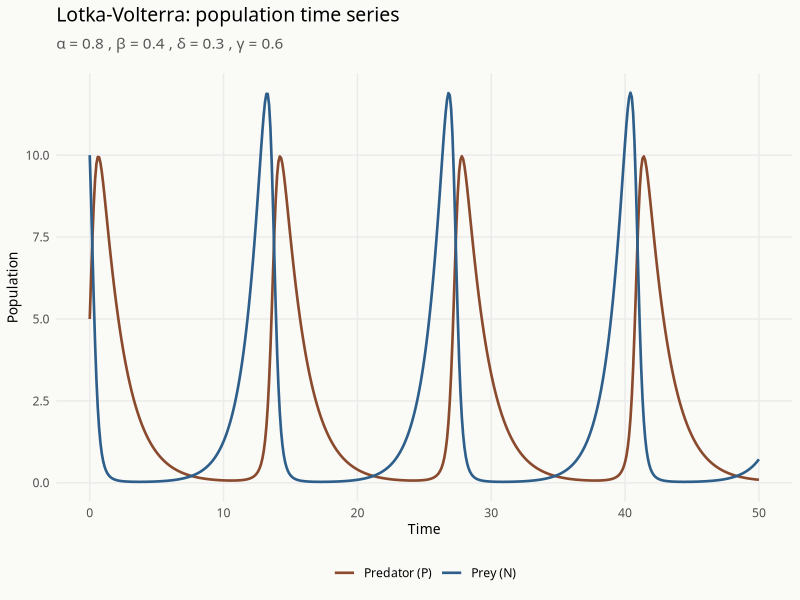
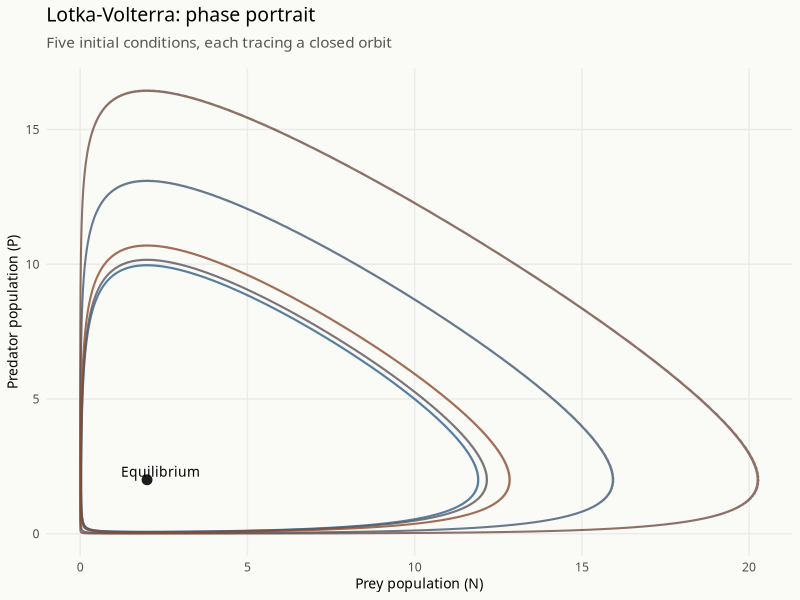
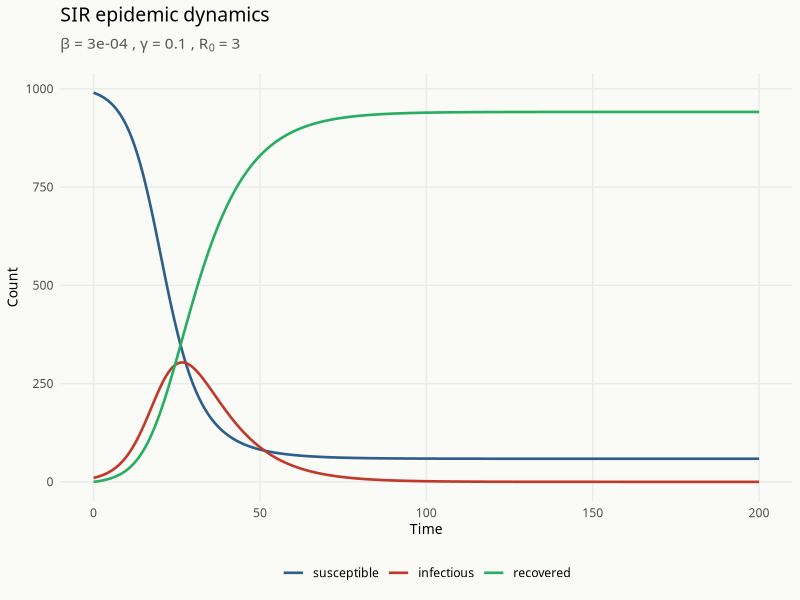
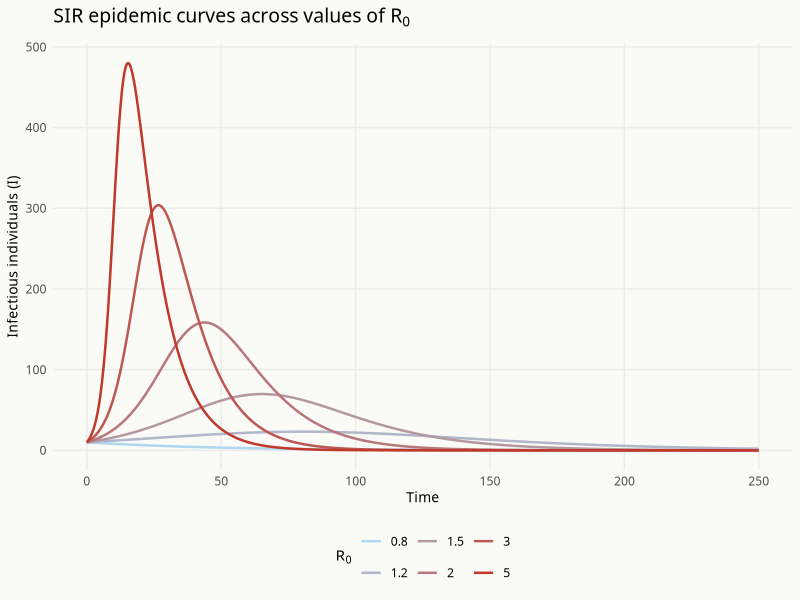

The R script that drew these images, in order:
# =============================================================================
# Agent-Based Modeling for Statisticians — JSM 2025
# Chapter 1: The Differential Equations of Living Systems
# =============================================================================
#
# This script contains all R code from Chapter 1 of the course book.
# It is self-contained: all required packages are loaded in the setup section.
#
# Sections:
#   1. Setup
#   2. Lotka-Volterra: time series and phase portrait
#   3. SIR: base epidemic and R0 sweep
#
# Packages required:
#   tidyverse, deSolve, patchwork
#
# GitHub: [course repository]
# =============================================================================

## ----ch1-setup----------------------------------------------------------------
# Chapter 1 Setup
# All packages and global settings for this chapter.
# This chunk is self-contained — it does not depend on any prior chapter.

library(tidyverse)
library(deSolve)
library(patchwork)

theme_set(
  theme_minimal(base_family = "Source Serif 4") +
    theme(
      plot.title       = element_text(family = "Raleway", face = "plain",
                                      size = 14, margin = margin(b = 8)),
      plot.subtitle    = element_text(family = "Source Serif 4", size = 11,
                                      color = "#555555", margin = margin(b = 12)),
      axis.title       = element_text(family = "Source Serif 4", size = 10),
      legend.position  = "bottom",
      panel.grid.minor = element_blank(),
      plot.background  = element_rect(fill = "#FAFAF7", color = NA)
    )
)

palette_ch1 <- c(
  prey        = "#2D5F8A",
  predator    = "#8A4A2D",
  susceptible = "#2D5F8A",
  infectious  = "#C0392B",
  recovered   = "#27AE60"
)

#' 
#' The simplest living systems defeat the intuitions we bring to them. Not because their rules are complicated — the rules governing a population of rabbits and foxes are not complicated — but because feedback does something to time that our unaided intuition cannot follow. We expect growth to continue or stop; we do not expect it to reverse, gather again, and reverse once more in endless repetition. We expect an epidemic to burn through everyone it can reach. These expectations are wrong, and they are wrong in the same way: we have failed to account for what happens when a process feeds back on the conditions of its own continuation.
#' 
#' A population of rabbits with unlimited food grows exponentially. Everyone knows this. What is less obvious is that the fox population grows with it — and then the rabbits decline — and then the foxes, deprived of prey, decline in turn — and then the rabbits recover. The system cycles. Not approximately, not with damping toward some equilibrium — it cycles exactly, the same orbit traversed indefinitely, a clock that does not run down. This is genuinely strange. It is the kind of strangeness that deserves an instrument adequate to it.
#' 
#' The differential equation is that instrument. It does not merely describe change over time; it describes the rate of change as a function of the current state, which is precisely the structure feedback requires. The state determines the rate, the rate changes the state, the new state determines a new rate — the equation captures this self-referential logic and makes it tractable.
#' 
#' Familiar equations accumulate invisible assumptions. The predator-prey model and the epidemic model are a century old; the choices embedded in their functional forms have had that long to become invisible. What is hiding in those forms — and what it costs to have those things hidden — is what the rest of the day is about.
#' 
#' ## Predators, Prey, and the Geometry of Cycles {#sec-lv}
#' 
#' Begin with the prey. Absent predators, a prey population grows at a rate proportional to its size — each individual produces offspring at the same per-capita rate $\alpha$, and the population is not resource-constrained. This gives the exponential growth term $\alpha N$. Predators, absent prey, decline at a per-capita rate $\gamma$ — they die without food. These are the uncoupled dynamics: rabbits grow, foxes die.
#' 
#' Coupling enters through encounters. A predator that encounters a prey individual kills it with some probability; the encounter benefits the predator. The rate at which these encounters occur is proportional to the product $NP$. This deserves a moment's attention before the equation appears. The product $NP$ says that every predator is equally likely to encounter every prey individual: if there are twice as many prey, encounters double; if there are twice as many predators, encounters double. The encounter rate is the product of the two abundances, multiplied by a rate constant $\beta$ that converts encounters into kills.
#' 
#' $$\frac{dN}{dt} = \alpha N - \beta N P$$
#' 
#' $$\frac{dP}{dt} = \delta N P - \gamma P$$
#' 
#' The parameter $\alpha$ is the prey birth rate; $\beta$ is the predation rate coefficient — the probability per unit time per predator-prey pair that an encounter results in a kill; $\delta$ is the conversion efficiency, the rate at which prey consumed is converted into predator offspring; $\gamma$ is the predator death rate. Four parameters. Two equations. A complete description of a world with two species and one interaction.
#' 
#' The nullclines — the curves along which each population is momentarily stationary — divide the phase plane into four regions. The prey nullcline $dN/dt = 0$ requires either $N = 0$ or $P = \alpha/\beta$: the prey population is constant when the predator population is exactly $\alpha/\beta$, regardless of how many prey there are. The predator nullcline $dP/dt = 0$ requires either $P = 0$ or $N = \gamma/\delta$: predators are stationary when prey are at exactly $\gamma/\delta$. The nontrivial equilibrium is the crossing point: $N^* = \gamma/\delta$, $P^* = \alpha/\beta$.
#' 
#' The trajectories are closed orbits around this equilibrium. Not spiraling inward, not spiraling outward — closed. The system cycles forever without damping or growth. This is the pendulum that never loses energy, a machine that returns to any given state without ever simplifying toward rest. It is geometrically beautiful and physically strange. A physicist would say the system is conservative — it has a constant of motion, a quantity that is preserved along every trajectory. Volterra showed that $\delta N - \gamma \ln N + \beta P - \alpha \ln P$ is constant along solutions of the system. The orbits are the level curves of this conserved quantity.
#' 
#' Each initial condition $(N_0, P_0)$ selects a particular orbit, and the system follows that orbit indefinitely. The interior of each orbit is another orbit; the exterior is another. The equilibrium point is not a fixed point in the attracting sense — it is surrounded by a continuous family of periodic orbits, each one a different amplitude of the same cycle. The phase plane is therefore not a diagram of what the system tends toward; it is a diagram of what the system always does.
#' 
## ----ch1-lv-timeseries, fig.cap="Lotka-Volterra predator-prey dynamics. Prey (blue) and predator (brown) populations cycle indefinitely. Parameters: $\\alpha = 0.8$, $\\beta = 0.4$, $\\delta = 0.3$, $\\gamma = 0.6$."----
# Lotka-Volterra ODE system
# set.seed not required here — deSolve is deterministic
lv_params <- c(alpha = 0.8, beta = 0.4, delta = 0.3, gamma = 0.6)
lv_state  <- c(N = 10, P = 5)

lv_ode <- function(t, state, params) {
  with(as.list(c(state, params)), {
    dN <- alpha * N - beta * N * P
    dP <- delta * N * P - gamma * P
    list(c(dN, dP))
  })
}

times_lv <- seq(0, 50, by = 0.1)
lv_out   <- ode(y = lv_state, times = times_lv, func = lv_ode, parms = lv_params)

lv_df <- as_tibble(as.data.frame(lv_out)) %>%
  pivot_longer(c(N, P), names_to = "species", values_to = "population") %>%
  mutate(species = recode(species, N = "prey", P = "predator"))

ggplot(lv_df, aes(x = time, y = population, color = species)) +
  geom_line(linewidth = 0.9) +
  scale_color_manual(
    values = palette_ch1[c("prey", "predator")],
    labels = c("prey" = "Prey (N)", "predator" = "Predator (P)")
  ) +
  labs(
    title    = "Lotka-Volterra: population time series",
    subtitle = expression(alpha == 0.8 ~ "," ~ beta == 0.4 ~ "," ~ delta == 0.3 ~ "," ~ gamma == 0.6),
    x        = "Time",
    y        = "Population",
    color    = NULL
  )

#' 
## ----ch1-lv-phase, fig.cap="Phase portrait of Lotka-Volterra dynamics. Each curve is a closed orbit corresponding to a different initial condition. The system returns to each point on a given orbit with exact periodicity."----
# Phase portrait: multiple initial conditions
# The system is deterministic; no seed needed
initial_conditions <- list(
  c(N = 10, P = 5),
  c(N = 15, P = 4),
  c(N = 8,  P = 7),
  c(N = 20, P = 3),
  c(N = 6,  P = 9)
)

orbit_df <- map_dfr(
  seq_along(initial_conditions),
  function(i) {
    out <- ode(
      y     = initial_conditions[[i]],
      times = seq(0, 80, by = 0.05),
      func  = lv_ode,
      parms = lv_params
    )
    as_tibble(as.data.frame(out)) %>%
      mutate(orbit = factor(i))
  }
)

# Equilibrium point
N_star <- lv_params["gamma"] / lv_params["delta"]
P_star <- lv_params["alpha"] / lv_params["beta"]

ggplot(orbit_df, aes(x = N, y = P, color = orbit)) +
  geom_path(linewidth = 0.7, alpha = 0.8) +
  annotate("point", x = N_star, y = P_star, size = 3, color = "#1C1C1E") +
  annotate("text", x = N_star + 0.4, y = P_star + 0.3,
           label = "Equilibrium", family = "Source Serif 4", size = 3.5) +
  scale_color_manual(values = colorRampPalette(c("#2D5F8A", "#8A4A2D"))(5)) +
  guides(color = "none") +
  labs(
    title = "Lotka-Volterra: phase portrait",
    subtitle = "Five initial conditions, each tracing a closed orbit",
    x = "Prey population (N)",
    y = "Predator population (P)"
  )

#' 
#' ## The Mean-Field Assumption {#sec-meanfield}
#' 
#' Something has been hiding in the product term $\beta NP$, and it has been hiding there in plain sight.
#' 
#' The expression says that the rate of predator-prey encounters is proportional to the product of population sizes. For this to hold, every predator must be equally likely to encounter every prey individual at every moment. The population is perfectly mixed. Space does not exist. Individuals have no locations, no territories, no persistent relationships. There are no dense patches and no empty expanses. There is no structure at all to the spatial arrangement of individuals — or rather, the assumption is that the spatial arrangement is irrelevant because mixing is instantaneous and complete.
#' 
#' This is the mean-field assumption. Its name comes from physics, where it appears in the analysis of magnetic systems: the effective field experienced by any one particle is the mean field produced by all the others, rather than the specific field produced by its actual neighbors. In population ecology it enters through the functional form of the interaction term. It is not stated as an assumption in most presentations of Lotka-Volterra. It is embedded in the mathematics. The product $NP$ is not the only way to model predator-prey encounters; it is the way that assumes perfect mixing.
#' 
#' The mean-field assumption is a parametric family choice: it selects the family of models governed by mass-action kinetics, excluding all others — network models, spatial models, individual-based models — before a single observation is consulted. The product $NP$ is not a parameter to be estimated. It is the choice of family, and that choice determines what phenomena the family can express. Structured populations, spatial aggregations, social networks among individuals, heterogeneous encounter rates — these are not poorly approximated within the family. They are not in the family.
#' 
#' That family choice is simultaneously a choice about temporal resolution. The ODE family is defined in continuous time — formally, the limit as the time step shrinks to zero. But the interaction term $\beta NP$ is appropriate only when the observation interval is coarse enough for the law of large numbers to operate across interactions within each step. At fine enough temporal resolution the family is misspecified: in any given instant most individuals are not contacting most others, and the product term misrepresents the actual contact process. The mean-field ODE is the right family at temporal resolutions coarse enough for spatial averaging to hold within each step. Whether that condition is satisfied is an empirical question about the system's contact dynamics — not a modeling convenience.
#' 
#' The closed-orbit result depends on this assumption. The conserved quantity depends on it. When real predator-prey systems fail to cycle as neatly as the model predicts — and they often do — the mean-field assumption is frequently where the discrepancy originates. Its most important consequences, however, will not come into view until the contrast with agent-based models is drawn.
#' 
#' ## Epidemics and the Threshold Phenomenon {#sec-sir}
#' 
#' The same assumption appears in epidemic modeling, in precisely the same place, governing a different interaction.
#' 
#' A closed population of $N$ individuals. Each is in one of three states: Susceptible, Infectious, or Recovered (and immune). Infectious individuals shed pathogen; susceptible individuals become infected upon exposure. The rate at which susceptible individuals encounter infectious ones is proportional to $SI$ — the number of susceptibles times the number of infecteds, multiplied by a rate constant $\beta$. Recovery occurs at per-capita rate $\gamma$.
#' 
#' $$\frac{dS}{dt} = -\beta S I$$
#' 
#' $$\frac{dI}{dt} = \beta S I - \gamma I$$
#' 
#' $$\frac{dR}{dt} = \gamma I$$
#' 
#' The mean-field assumption is here again: the contact rate is proportional to the product $SI$, which assumes that every susceptible individual is equally likely to contact every infectious individual. Human contact, of course, is not structured this way. People have households, workplaces, social networks — structures that make some contacts far more probable than others. The SIR model, like Lotka-Volterra, treats this structure as if it does not exist.
#' 
#' From the sign of $dI/dt$ at the start of an epidemic, when $S \approx N$:
#' 
#' $$\frac{dI}{dt}\bigg|_{t=0} \approx I(\beta N - \gamma) = I \cdot \gamma\left(\frac{\beta N}{\gamma} - 1\right)$$
#' 
#' The epidemic grows if $\beta N / \gamma > 1$ and dies out if $\beta N / \gamma < 1$. The quantity $\mathcal{R}_0 = \beta N / \gamma$ is the basic reproduction number: the expected number of secondary infections produced by a single infectious individual in a fully susceptible population. It is not a numerical fact to memorize. It is a structural consequence of the model — a ratio between the transmission term and the recovery term, visible directly in the algebra. The epidemic threshold at $\mathcal{R}_0 = 1$ is where the production of new infections exactly balances the removal of current ones.
#' 
#' The years since 2020 have given most people in the room considerably more opinions about this model than they might have anticipated forming. The herd immunity threshold, the effect of contact reduction, the role of $\mathcal{R}_0$ in policy discussions — these became household concepts in a span of weeks. What remained, for the most part, unstated in those discussions was the mean-field assumption underlying the standard SIR framework: that the contact structure of the population could be adequately represented by the product $SI$, ignoring the network topology that governs who actually contacts whom.
#' 
## ----ch1-sir-base, fig.cap="SIR epidemic dynamics. The epidemic rises, peaks when the susceptible pool is depleted sufficiently, and declines. The herd immunity threshold is reached when enough individuals have recovered that $\\mathcal{R}_0 S/N < 1$."----
# SIR ODE implementation
sir_params <- c(beta = 0.0003, gamma = 0.1)
sir_state  <- c(S = 990, I = 10, R = 0)
N_pop      <- sum(sir_state)

# R0 under these parameters
R0_base <- sir_params["beta"] * N_pop / sir_params["gamma"]

sir_ode <- function(t, state, params) {
  with(as.list(c(state, params)), {
    dS <- -beta * S * I
    dI <-  beta * S * I - gamma * I
    dR <-  gamma * I
    list(c(dS, dI, dR))
  })
}

times_sir <- seq(0, 200, by = 0.5)
sir_out   <- ode(y = sir_state, times = times_sir, func = sir_ode, parms = sir_params)

sir_df <- as_tibble(as.data.frame(sir_out)) %>%
  pivot_longer(c(S, I, R), names_to = "compartment", values_to = "count") %>%
  mutate(
    compartment = factor(
      compartment,
      levels = c("S", "I", "R"),
      labels = c("susceptible", "infectious", "recovered")
    )
  )

ggplot(sir_df, aes(x = time, y = count, color = compartment)) +
  geom_line(linewidth = 0.9) +
  scale_color_manual(
    values = palette_ch1[c("susceptible", "infectious", "recovered")]
  ) +
  labs(
    title    = "SIR epidemic dynamics",
    subtitle = bquote(beta == .(sir_params["beta"]) ~ "," ~
                      gamma == .(sir_params["gamma"]) ~ "," ~
                      R[0] == .(round(R0_base, 2))),
    x        = "Time",
    y        = "Count",
    color    = NULL
  )

#' 
## ----ch1-sir-sweep, fig.cap="SIR epidemic curves across values of $\\mathcal{R}_0$. Each curve shows the infectious compartment $I(t)$ for a different transmission rate. The epidemic threshold at $\\mathcal{R}_0 = 1$ is visible: below it, no outbreak occurs; above it, epidemic size grows with $\\mathcal{R}_0$."----
# Parameter sweep over R0
# Vary beta to produce different R0 values; gamma and N fixed

set.seed(2025)  # seed for reproducibility; results are deterministic here, but good practice

R0_values <- c(0.8, 1.2, 1.5, 2.0, 3.0, 5.0)
gamma_fixed <- 0.1
N_fixed     <- 1000

sweep_df <- map_dfr(R0_values, function(r0) {
  beta_val <- r0 * gamma_fixed / N_fixed
  params_i <- c(beta = beta_val, gamma = gamma_fixed)
  state_i  <- c(S = N_fixed - 10, I = 10, R = 0)
  out_i    <- ode(y = state_i, times = seq(0, 250, by = 0.5),
                  func = sir_ode, parms = params_i)
  as_tibble(as.data.frame(out_i)) %>%
    mutate(R0 = r0) %>%
    select(time, I, R0)
})

ggplot(sweep_df, aes(x = time, y = I, color = factor(R0), group = factor(R0))) +
  geom_line(linewidth = 0.85) +
  scale_color_manual(
    values = colorRampPalette(c("#AED6F1", "#C0392B"))(length(R0_values)),
    name   = expression(R[0])
  ) +
  labs(
    title = expression("SIR epidemic curves across values of" ~ R[0]),
    x     = "Time",
    y     = "Infectious individuals (I)"
  )

#' 
#' ## What the Language Can Say {#sec-ch1-language}
#' 
#' The ODE is a machine for processing continuous quantities. The prey population $N = 3.7$ is as valid a model state as $N = 37$ or $N = 370$. This is not an approximation of discrete reality — it is a different ontology. The formalism requires it: a differential equation governing $dN/dt$ must treat $N$ as something smooth enough to differentiate, which means a real number rather than a count. Individuals are absent. Only totals exist.
#' 
#' Once populations are continuous, they must be homogeneous. The ODE tracks totals; it has no machinery for tracking distributions within compartments. If prey individuals differ in their predation risk, the ODE has nowhere to put this fact — it has only $N$. The model therefore treats all individuals of the same type as identical: same transmission probability, same predation risk, same birth rate. The distribution of individual characteristics collapses to a point mass. A real fox population contains young foxes and old foxes, healthy and sick, bold hunters and timid ones. The ODE knows none of this, because a total is not a distribution.
#' 
#' Identical individuals interacting through their totals: this is already the mean-field assumption, arrived at from the inside. If all prey individuals are equivalent, the rate at which any predator encounters prey is proportional to $N$, independently of where it is or what it has done before. If all predators are likewise equivalent, encounters occur at rate $\beta NP$. The product term is the consequence of the prior two choices, not a third independent assumption. And with it follows everything else: space does not exist because individuals have no positions; history does not matter because the state at $t$ — two numbers — is all there is. There is nothing to accumulate.
#' 
#' These are not flaws. They are choices, and they have been scientifically productive for over a century. Lotka-Volterra was formulated in the 1920s; SIR was published in 1927 by Kermack and McKendrick. The models have generated real insight into predator-prey dynamics, epidemic thresholds, herd immunity. The point is not that the choices are wrong. It is that they are a chain — continuity requires homogeneity, homogeneity implies the mean-field, the mean-field excludes position and history — and every link was forged before the modeler wrote the first equation.
#' 
#' The product term $\beta NP$ is not a neutral functional form. It is a commitment — to uniformity of access, to the irrelevance of position, relationship, and history. When the commitment holds, the model is not merely adequate. It is the right instrument, not an approximation of one. When it fails, the model does not give imprecise answers. It gives precise answers about a world in which individuals have no addresses and no neighbors except everyone.
#' 
#' ---
#' 
#' # Agents, Networks, and the Geometry of Interaction {#ch2}
#' 
